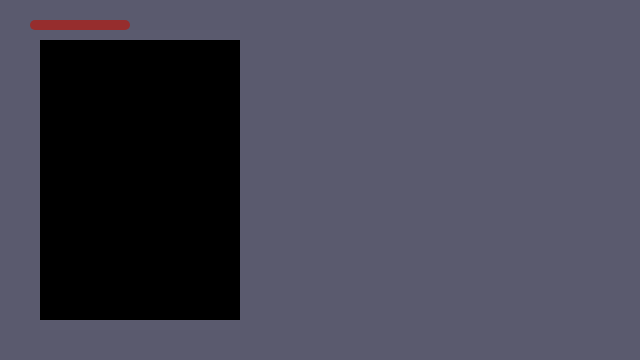
Frame 1 (no input)
Frame 2 (the mouse pressed at the canvas centre, redrawn once): identical to frame 1, image omitted

The p5.js sketch that drew this single still picture (run headless with seeded random() and noise() and a simulated clock; the mouse was pressed at the canvas centre and the sketch redrawn once):

// p5.js sketch
// ── sketch.js
function setup() {
	//create a place to draw
	createCanvas(640, 360);
	noStroke();
	noLoop();
}

function draw() {
	//clear the background
	background(90, 90, 110);

	//draw the rectangle
	fill(0, 0, 0);
	rect(40, 40, 200, 280);

	//draw the x
	fill(150, 45, 45);
	rect(30, 20, 100, 10, 20);







}
